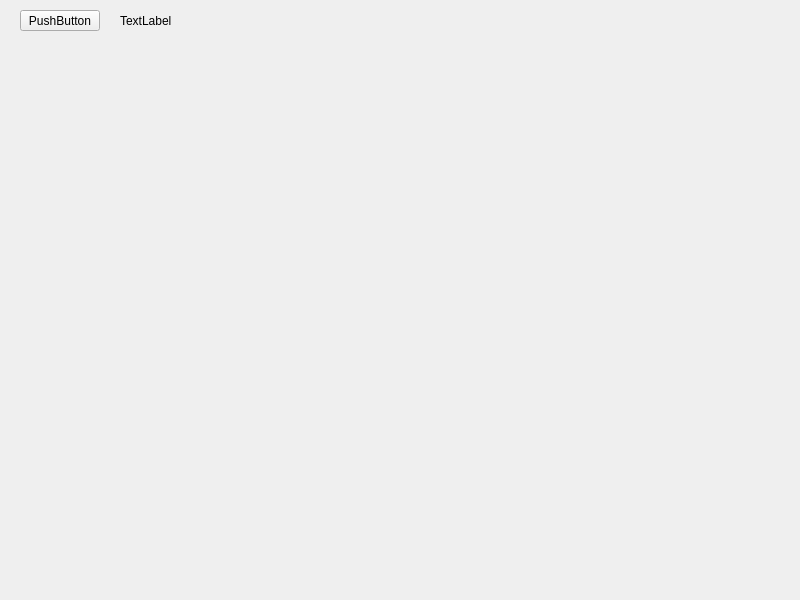
<?xml version="1.0" encoding="UTF-8"?>
<ui version="4.0">
 <class>Widget</class>
 <widget class="QWidget" name="Widget">
  <property name="geometry">
   <rect>
    <x>0</x>
    <y>0</y>
    <width>800</width>
    <height>600</height>
   </rect>
  </property>
  <property name="windowTitle">
   <string>Widget</string>
  </property>
  <widget class="QPushButton" name="pushButton">
   <property name="geometry">
    <rect>
     <x>20</x>
     <y>10</y>
     <width>80</width>
     <height>21</height>
    </rect>
   </property>
   <property name="text">
    <string>PushButton</string>
   </property>
  </widget>
  <widget class="QLabel" name="label">
   <property name="geometry">
    <rect>
     <x>120</x>
     <y>10</y>
     <width>131</width>
     <height>21</height>
    </rect>
   </property>
   <property name="text">
    <string>TextLabel</string>
   </property>
  </widget>
 </widget>
 <resources/>
 <connections/>
</ui>
